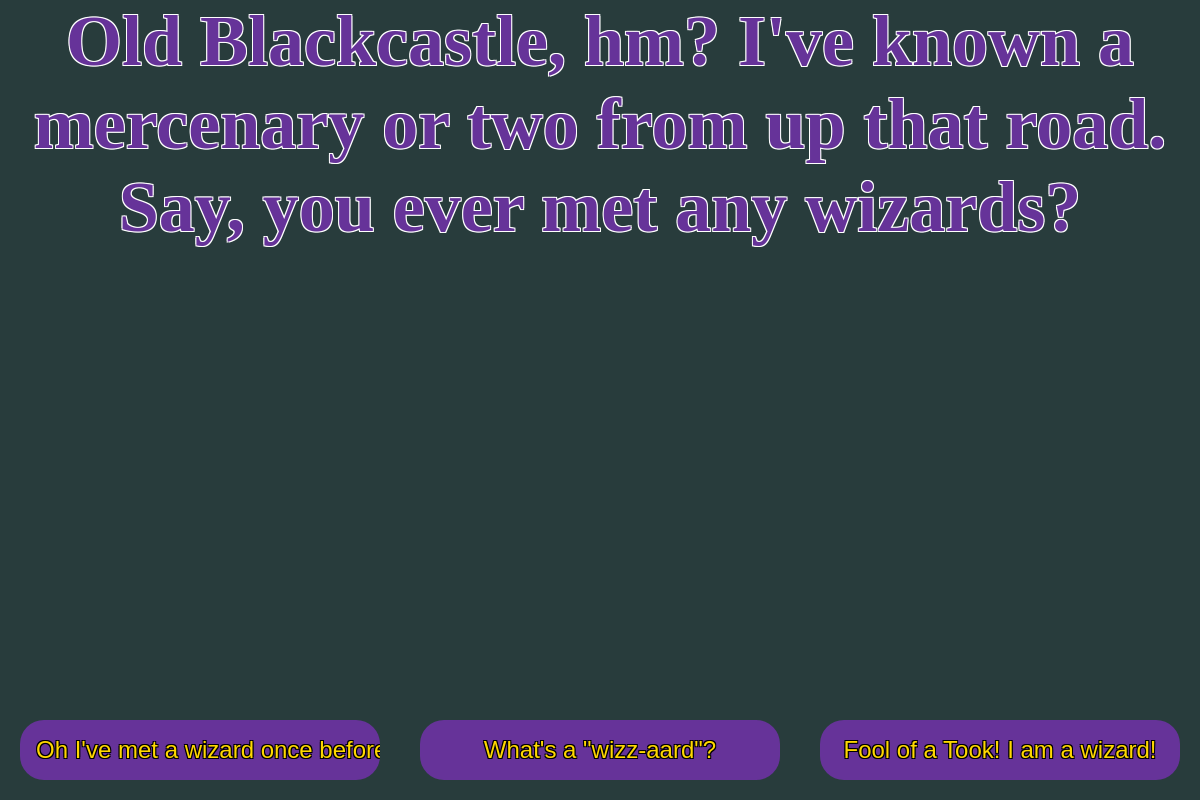
The app's page /adventure/2/, older data.
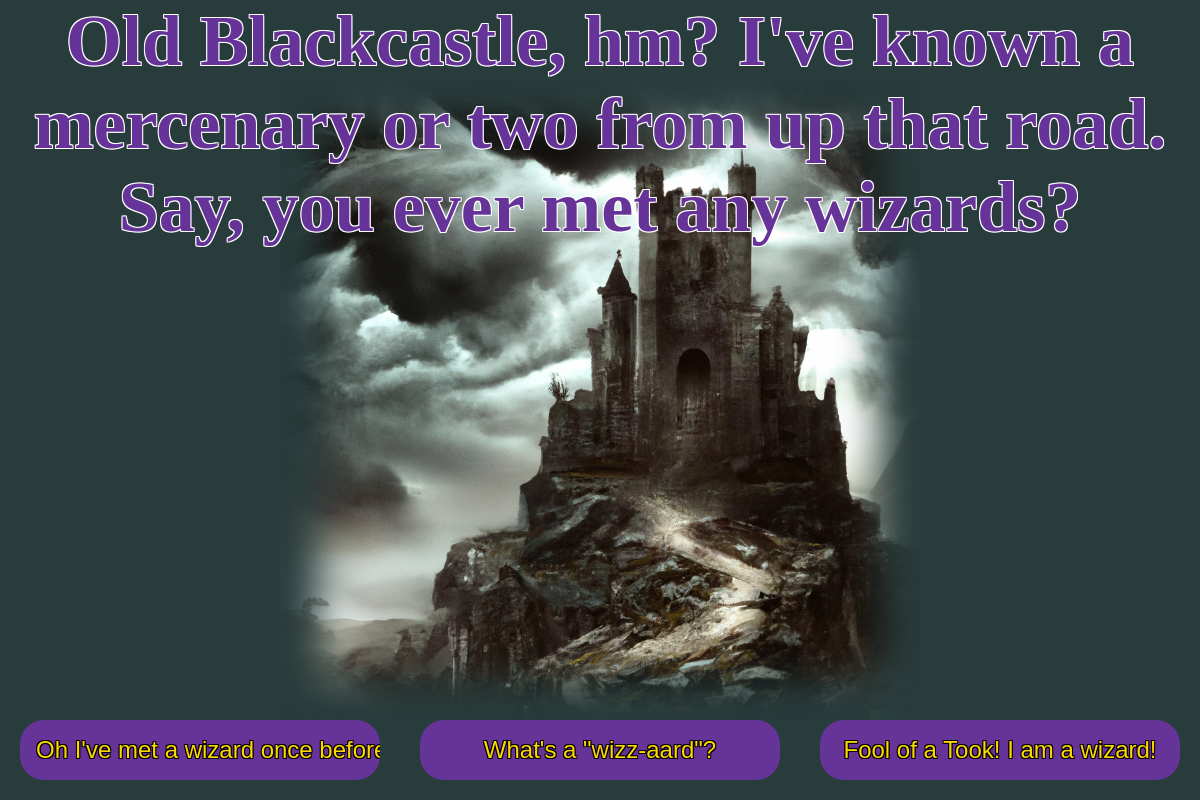
The same page, newer data.
### adventure/models.py (models this page shows, shortened)
class Quandary(models.Model):
    quandary_text = models.CharField(max_length=255)
    landscape = models.ForeignKey('Landscape', on_delete=models.SET_NULL, blank=True, null=True)
    created_at = models.DateTimeField(auto_now_add=True)

class Landscape(models.Model):
    image = models.ImageField(upload_to='landscapes/', null=True, blank=True)
    keywords = models.TextField(null=False)

### adventure/views.py (the view)
# urls.py: path('<int:pk>/', views.QuandaryView.as_view(), name='quandary'),
class QuandaryView(generic.DetailView):
    model = Quandary
    template_name = 'adventure/quandary.html'

### adventure/templates/adventure/quandary.html (shortened to what this page needs)
{% load static %}
<link rel="stylesheet" href="{% static 'adventure/style.css' %}">
<div class="quandary-page">
    <div class="top-bar">
        <h2 class="quandary-cta">{{ quandary.quandary_text }}</h2>
    </div>
    <div class="main-area">
        {% if quandary.landscape %}
            <div class="landscape-container">
                <img class="landscape" src="{{ quandary.landscape.image.url }}">
                <div class="landscape-shadow"></div>
            </div>
        {% endif %}
    </div>
    <div class="bottom-bar">
        <form class="quandary-options" action="{% url 'adventure:choose' quandary.id %}" method="post">
            {% for answer in quandary.answers.all %}
                <input class="choice-button" type="submit" name="answer_{{ answer.id }}" value="{{ answer.answer_text }}">
            {% endfor %}
        </form>
    </div>
</div>

Row changes from the older to the newer data that the page shows:
changed Quandary: landscape_id empty → 2 (drawn); landscape.image: picture added
